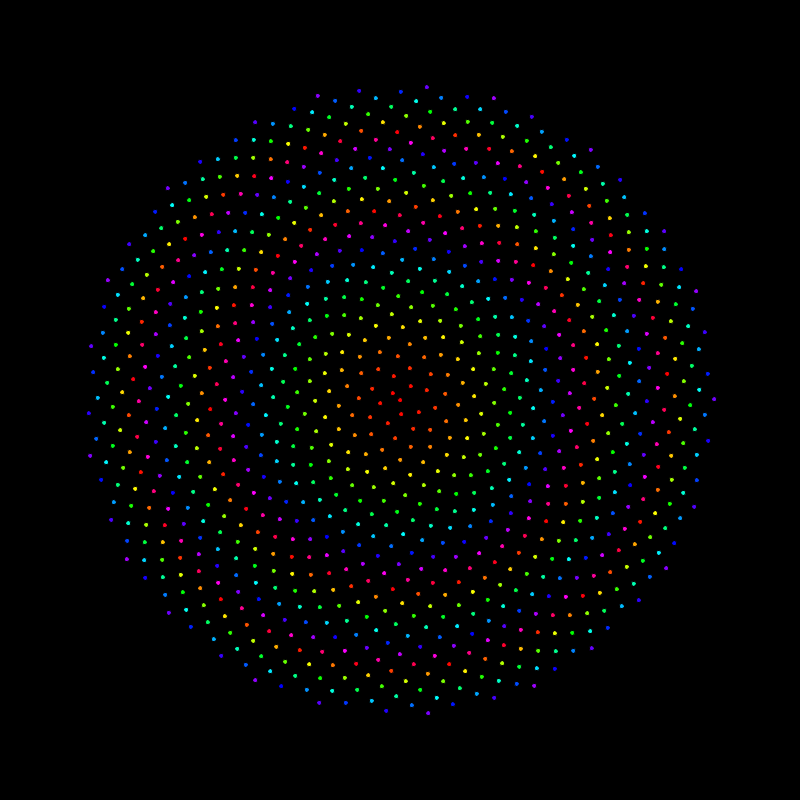
Frame 1 (no input)
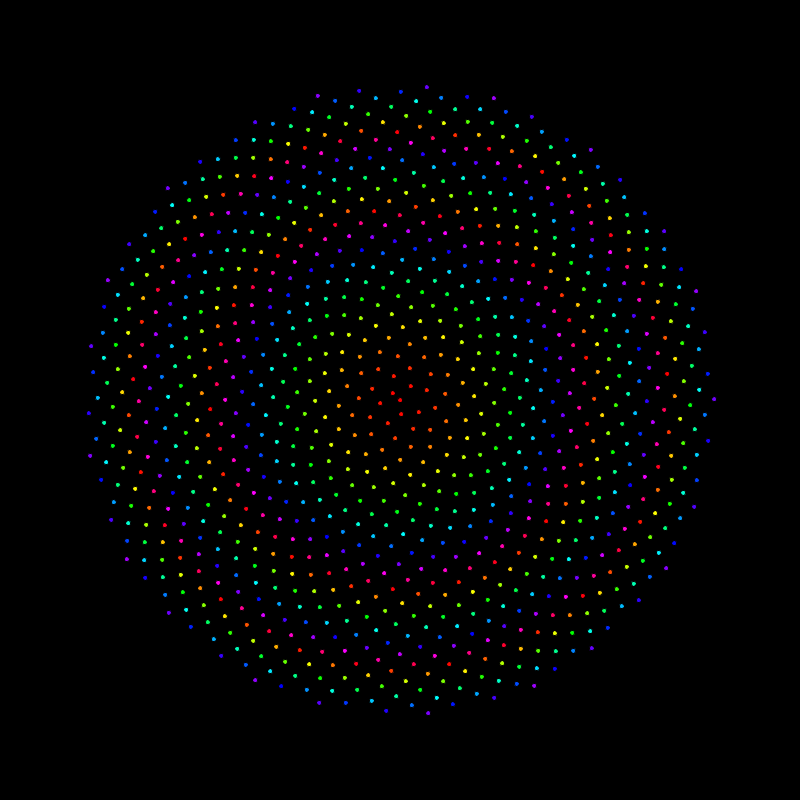
Frame 2 (the mouse pressed at the canvas centre, redrawn once)

The Processing sketch that drew these frames (run headless with seeded random() and noise(); the mouse was pressed at the canvas centre and the sketch redrawn once):

// Processing sketch: patron_girasoles
// ── patron_girasoles.pde
float goldenRatio = (1 + sqrt(5)) / 2;

void setup() {
  size(800, 800);
  background(0);
  colorMode(HSB, 360, 100, 100);
}

void draw() {
  translate(width/2, height/2);
  
  for (int i = 0; i < 1000; i++) {
    float angle = i * goldenRatio * TWO_PI;
    float radius = sqrt(i) * 10;
    float x = cos(angle) * radius;
    float y = sin(angle) * radius;
    
    fill(i % 360, 100, 100);
    ellipse(x, y, 5, 5);
  }
  
  noLoop();
}
